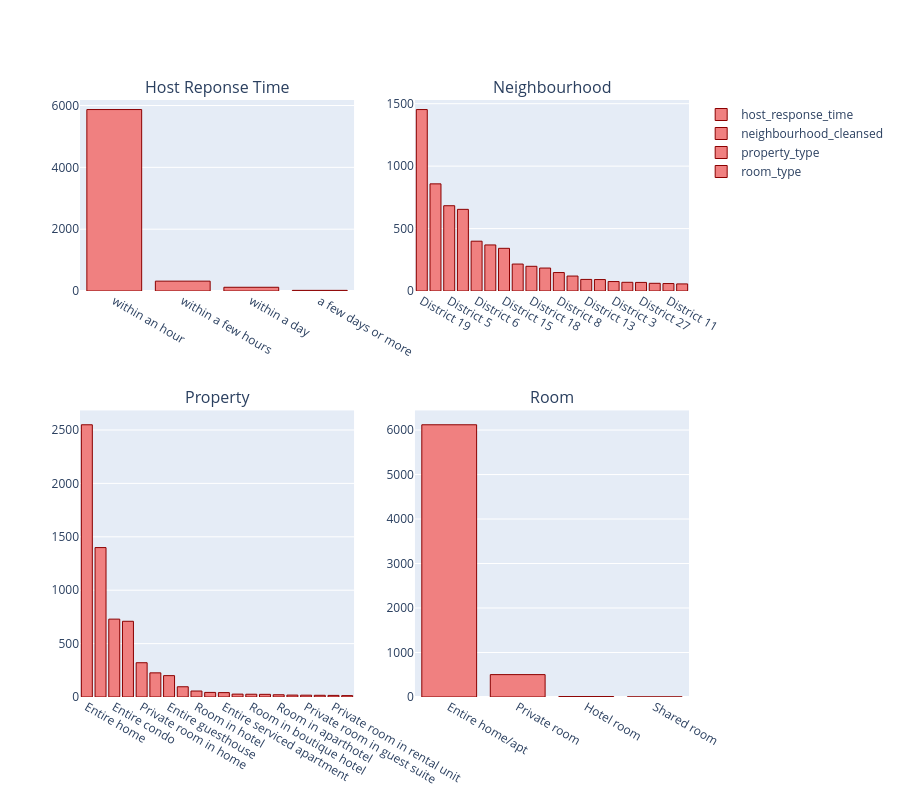

Write notebook code for a chart like this one.
### Code cell
fig = view.make_subplots(2, 2, 
    subplot_titles=['Host Reponse Time', 'Neighbourhood', 'Property', 'Room'] ,
    row_heights=[0.02, 0.03],
    vertical_spacing=0.2
)

hrt = view.host_response_time.bar(show=False)
neigh = view.neighbourhood_cleansed.bar(show=False)
prop = view.property_type.bar(show=False)
room = view.room_type.bar(show=False)
fig.add_trace(hrt, row=1, col=1)
fig.add_trace(neigh, row=1, col=2)
fig.add_trace(prop, row=2, col=1)
fig.add_trace(room, row=2, col=2)
fig.update_layout(height=800)

### Figure 1 — Plotly figure (JSON) as saved in the notebook; plotly's stock layout.template omitted (floating-point values rounded to 4 significant figures)
{"data": [{"marker": {"color": "lightcoral", "line": {"color": "darkred", "width": 1}}, "name": "host_response_time", "type": "bar", "x": ["within an hour", "within a few hours", "within a day", "a few days or more"], "xaxis": "x", "y": [5870, 320, 122, 22], "yaxis": "y"}, {"marker": {"color": "lightcoral", "line": {"color": "darkred", "width": 1}}, "name": "neighbourhood_cleansed", "type": "bar", "x": ["District 19", "District 17", "District 5", "District 21", "District 6", "District 2", "District 15", "District 20", "District 18", "District 7", "District 8", "District 16", "District 13", "District 24", "District 3", "District 14", "District 27", "District 29", "District 11", "District 25"], "xaxis": "x2", "y": [1453, 858, 683, 654, 399, 369, 342, 216, 198, 184, 148, 120, 93, 92, 76, 70, 69, 62, 60, 57], "yaxis": "y2"}, {"marker": {"color": "lightcoral", "line": {"color": "darkred", "width": 1}}, "name": "property_type", "type": "bar", "x": ["Entire home", "Entire rental unit", "Entire condo", "Entire townhouse", "Private room in home", "Entire guest suite", "Entire guesthouse", "Entire loft", "Room in hotel", "Entire bungalow", "Entire serviced apartment", "Entire cottage", "Room in boutique hotel", "Private room in townhouse", "Room in aparthotel", "Tiny home", "Private room in guest suite", "Entire cabin", "Private room in rental unit", "Private room"], "xaxis": "x3", "y": [2549, 1399, 729, 709, 321, 226, 200, 96, 56, 43, 41, 27, 26, 25, 21, 18, 17, 16, 15, 13], "yaxis": "y3"}, {"marker": {"color": "lightcoral", "line": {"color": "darkred", "width": 1}}, "name": "room_type", "type": "bar", "x": ["Entire home/apt", "Private room", "Hotel room", "Shared room"], "xaxis": "x4", "y": [6119, 503, 10, 2], "yaxis": "y4"}], "layout": {"annotations": [{"font": {"size": 16}, "showarrow": false, "text": "Host Reponse Time", "x": 0.225, "xanchor": "center", "xref": "paper", "y": 1, "yanchor": "bottom", "yref": "paper"}, {"font": {"size": 16}, "showarrow": false, "text": "Neighbourhood", "x": 0.775, "xanchor": "center", "xref": "paper", "y": 1, "yanchor": "bottom", "yref": "paper"}, {"font": {"size": 16}, "showarrow": false, "text": "Property", "x": 0.225, "xanchor": "center", "xref": "paper", "y": 0.48, "yanchor": "bottom", "yref": "paper"}, {"font": {"size": 16}, "showarrow": false, "text": "Room", "x": 0.775, "xanchor": "center", "xref": "paper", "y": 0.48, "yanchor": "bottom", "yref": "paper"}], "height": 800, "xaxis": {"anchor": "y", "domain": [0, 0.45]}, "xaxis2": {"anchor": "y2", "domain": [0.55, 1]}, "xaxis3": {"anchor": "y3", "domain": [0, 0.45]}, "xaxis4": {"anchor": "y4", "domain": [0.55, 1]}, "yaxis": {"anchor": "x", "domain": [0.68, 1]}, "yaxis2": {"anchor": "x2", "domain": [0.68, 1]}, "yaxis3": {"anchor": "x3", "domain": [0, 0.48]}, "yaxis4": {"anchor": "x4", "domain": [0, 0.48]}}}
